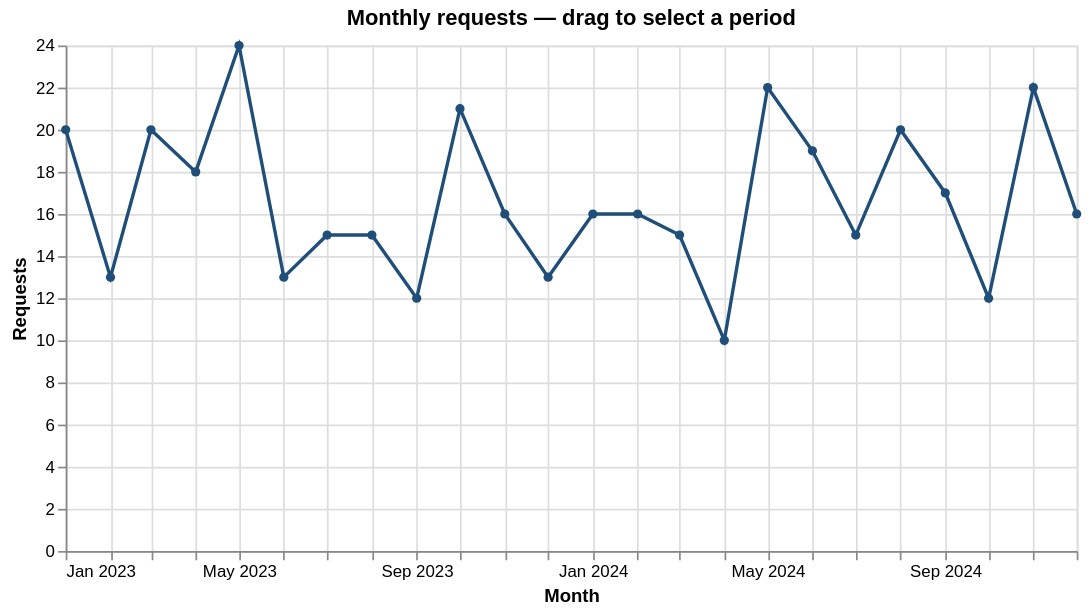

Notebook code cell kept with this figure:
### Markdown cell above
## 5. Volume over time with a brush selection (altair)

### Code cell
brush = alt.selection_interval(encodings=["x"])

alt.Chart(requests).mark_line(point=True).encode(
    x=alt.X("yearmonth(requested_datetime):T", title="Month"),
    y=alt.Y("count():Q", title="Requests"),
    color=alt.condition(brush, alt.value("#1f4e79"), alt.value("#c9d6e3")),
).add_params(brush).properties(
    title="Monthly requests — drag to select a period", width=600
)

### Figure 1 — Vega-Lite specification as saved in the notebook (floating-point values rounded to 4 significant figures; data arrays with more than 128 entries replaced by an {"elided": "..."} marker saying what was removed)
{"config": {"view": {"continuousWidth": 300, "continuousHeight": 300}}, "data": {"name": "data-4d82ddd2a45dae0990e265966677bc4d"}, "mark": {"type": "line", "point": true}, "encoding": {"color": {"condition": {"param": "param_c97a99acfc68b794", "value": "#1f4e79"}, "value": "#c9d6e3"}, "x": {"field": "requested_datetime", "timeUnit": "yearmonth", "title": "Month", "type": "temporal"}, "y": {"aggregate": "count", "title": "Requests", "type": "quantitative"}}, "params": [{"name": "param_c97a99acfc68b794", "select": {"type": "interval", "encodings": ["x"]}}], "title": "Monthly requests — drag to select a period", "width": 600, "$schema": "https://vega.github.io/schema/vega-lite/v6.4.1.json", "datasets": {"data-4d82ddd2a45dae0990e265966677bc4d": {"elided": "400 records"}}}
